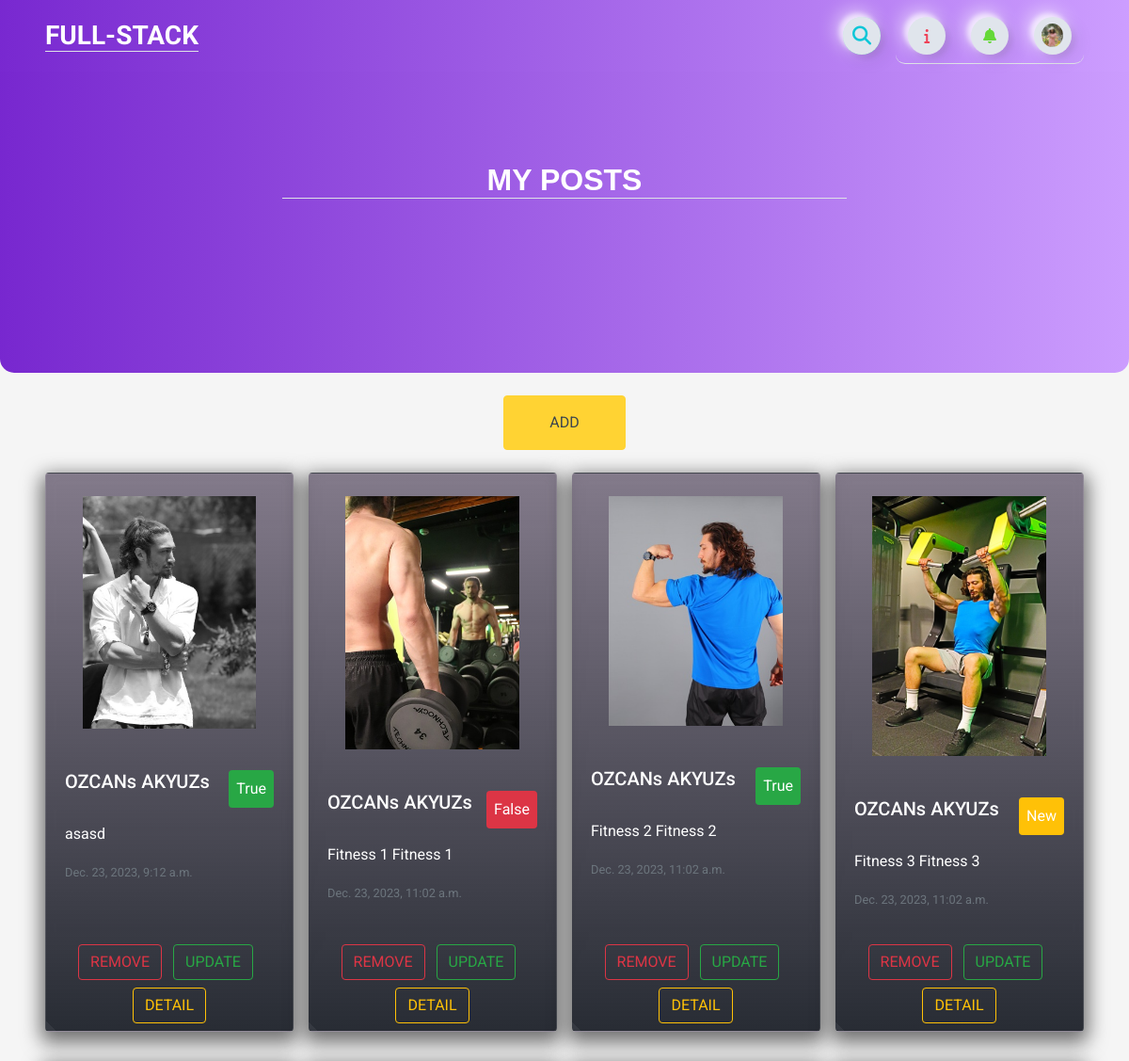
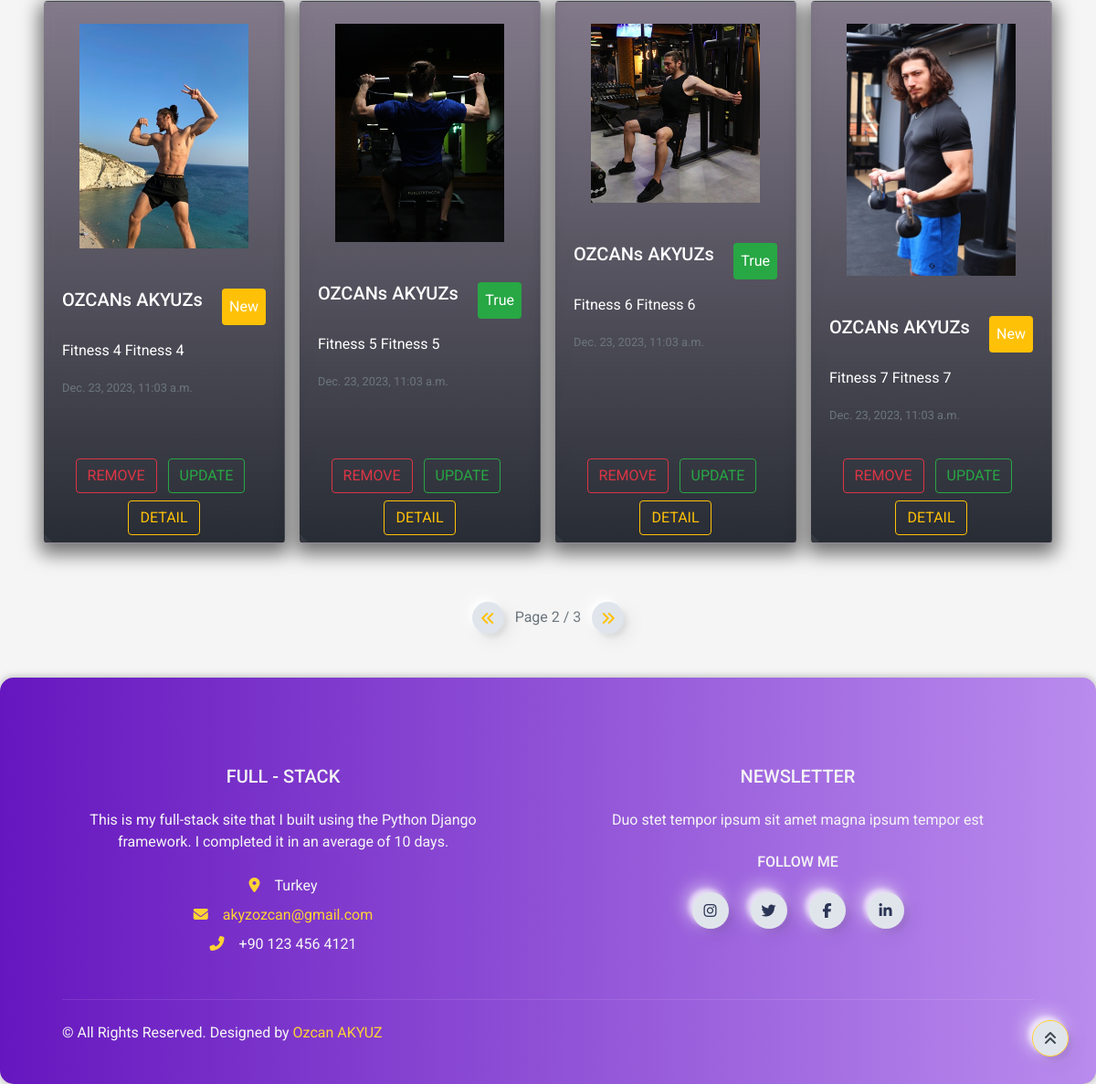
Page /user/post?page=2 (signed in) on the committed database (2 pictures, top to bottom).
### home/models.py (models this page shows, shortened)
class UserProfile(models.Model):
    user = models.OneToOneField(User, on_delete=models.CASCADE)
    phone = models.CharField(blank=True, max_length=20)
    address = models.CharField(blank=True, max_length=150)
    city = models.CharField(blank=True, max_length=20)
    country = models.CharField(blank=True, max_length=50)
    image = models.ImageField(blank=True, upload_to='images/users/')
    def image_tag(self):
        return mark_safe('<img src="{}" height="50"/>'.format(self.image.url))
    image_tag.short_description = 'Image'

class Post(models.Model):
    STATUS = (('New', 'New'),('True', 'True'),('False', 'False'))
    id = models.AutoField(primary_key=True)
    title = models.CharField(max_length=200)
    user = models.ForeignKey(User, on_delete=models.CASCADE)
    content = models.TextField()
    create_at = models.DateTimeField(auto_now_add=True)
    status = models.CharField(max_length=5, choices=STATUS, default='New')
    image = models.ImageField(upload_to='images/')
    def image_tag(self):
        if self.image:
            return mark_safe('<img src="%s" width="50" height="50" />' % self.image.url)
        return None
    image_tag.short_description = 'Image Preview'

### user/views.py (the view)
# urls.py: path('post', views.user_post, name='user_post'),
@login_required(login_url='/login')
def user_post(request):
    current_user = request.user
    posts = Post.objects.filter(user_id = current_user.id)
    profile = UserProfile.objects.get(user_id=current_user.pk)
    paginator = Paginator(posts, 8)
    page_number = request.GET.get('page')
    try:
        page_obj = paginator.get_page(page_number)
    except PageNotAnInteger:
        page_obj = paginator.page(1)
    except EmptyPage:
        page_obj = paginator.page(paginator.num_pages)
    profile = UserProfile.objects.get(user_id = current_user.pk)
    context = {'posts': posts,
               'page_obj': page_obj,
               'profile': profile,
               'page': 'USER POSTS',}
    return render(request, 'user_posts.html', context)

### user/templates/user_posts.html (shortened to what this page needs)
{% extends 'base.html' %}
{% load static %}
{% block body %}
<header class="mb-4">
    <div class="header m-auto">
        <div class="container" style="position: relative;">
            <h2 class="text-light px-2 m-auto border-bottom" id="navbar-text">MY POSTS</h2>
        </div>
    </div>
</header>
<div class="text-center my-4">
  <a class="btn btn-primary rounded px-5 py-3 rounded text-light align-items-center hidden-arrow" href="/post_detail/{{post.id}}" value="{{post.id}}" id="navbarDropdownMenuAvatar" type="button" data-toggle="modal" data-target="#containerdetail">ADD</a>
</div>
<div class="card-group mx-5" style="gap: 1rem; position: static !important;">
    {% for post in page_obj %}
      <div class="card align-items-center rounded mb-3">
        {% if post.image %}
        <img src="{{ post.image.url }}" class="card-img-top py-4 w-75" alt="...">
        {% else %}
        <img src="{% static 'img/cat-6.jpg' %}" class="card-img-top py-4 w-75" alt="...">
        {% endif %}
        <div class="card-body w-100">
          <div class="d-flex flex-row-reverse justify-content-between">
            <p class="card-text p-2 rounded
                {% if post.status == 'True' %}
                bg-success
                {% elif post.status == 'False' %}
                bg-danger
                {% else %}
                bg-warning
                {% endif %}">
                {{ post.status }}
            </p>
            <h5 class="card-title">{{ post.user.get_full_name }}</h5>
        </div>
          <p class="card-text">{{ post.content }}</p>
          <p class="card-text"><small class="text-muted">{{ post.create_at }}</small></p>
        </div>
        <div class="text-center w-100 p-2">
          <a href="deletepost/{{ post.id }}" onclick="return confirm('Will be Delete ! Are you sure?')"><button class="btn mt-2 btn-outline-danger rounded">REMOVE</button></a>
          <a class="btn mt-2 btn-outline-success rounded align-items-center hidden-arrow mx-2" href="update/{{post.id}}">UPDATE</a>
          <a class="btn mt-2 btn-outline-warning rounded align-items-center hidden-arrow" href="/post_detail/{{post.id}}">DETAIL</a>
        </div>
      </div>
    {% endfor %}
</div>
<div class="pagination justify-content-center mt-5">
  <span class="step-links">
      {% if page_obj.has_previous %}
          <a class="btn btnnavbar text-warning" style="display: inline-flex; width: 35px !important; height: 35px !important;" href="?page={{ page_obj.previous_page_number }}"><i class="fa fa-angle-double-left"></i>
          </a>
      {% endif %}
      <span class="current mx-2">
          Page {{ page_obj.number }} / {{ page_obj.paginator.num_pages }}
      </span>
      {% if page_obj.has_next %}
          <a class="btn btnnavbar text-warning" style="display: inline-flex; width: 35px !important; height: 35px !important;" href="?page={{ page_obj.next_page_number }}"><i class="fa fa-angle-double-right"></i>
          </a>
      {% endif %}
  </span>
</div>
{% endblock %}

### home/templates/navbar.html (shortened to what this page needs)
{% load static %}
{% load active_link_tags %}
{% block body %}
<nav class="navbar navbar-expand bg-light gradient-custom px-5">
    <div class="container-fluid" id="full-stack">
        <div class="collapse navbar-collapse" id="navbarSupportedContent">
            <a class="navbar-brand mt-2 mt-lg-0" href="/" style="margin-right: 0">
                <h3 class="pt-1 mb-1 text-light border-bottom">FULL-STACK</h3>
            </a>
        </div>
    <form action="{% url 'search' %}" method="POST">
        <div class="search-box">
            <button class="btn btnnavbar btn-search" type="button"><i class="fas fa-search"></i></button>
        </div>
    </form>
    <div class="d-flex align-items-center frame-right border-bottom">
        {% with request.resolver_match.url_name as url_name %}
                <a class="text-reset me-3 btn btnnavbar" id="information" href="#" type="button"
                {% if url_name == 'index' %}
                    onclick="homeInfo()"
                {% elif url_name == 'post_detail' %}
                    onclick="detailInfo()"
                {% elif url_name == 'search' %}
                    onclick="searchInfo()"
                {% else %}
                {% endif %}>
                    <i class="fa-solid fa-info" style="color:#ee4056;"></i>
                </a>
        {% endwith %}
            <div class="dropdownnotif">
                <a class="text-reset me-3 dropbtnnotif hidden-arrow btn btnnavbar" href="#" onclick="myFunctionNotif()" id="navbarDropdownMenuLink" role="button" data-mdb-toggle="dropdown" aria-expanded="false">
                    <i class="fas fa-bell" style="color:#65d838;"></i>
                </a>
            </div>
            {%  if user.id is not None %}
            <div class="dropdown" id="login-signup">
                <a class="dropbtn d-flex align-items-center hidden-arrow btnnavbar" href="#" onclick="myFunction()" id="navbarDropdownMenuAvatar" role="button" data-mdb-toggle="dropdown" aria-expanded="false">
                    {% if profile.image %}
                    <img src="{{ profile.image.url }}" class="rounded-circle" height="25" alt="Black and White Portrait of a Man" loading="lazy" />
                    {% else %}
                    <img src="" class="rounded-circle" height="25" alt="Black and White Portrait of a Man" loading="lazy" alt="NO PHOTO!" />
                    {% endif %}
                </a>
            </div>
            {% else %}
            <div class="dropdown" id="login-signup">
                <a class="dropbtn d-flex align-items-center hidden-arrow btnnavbar" href="#" id="navbarDropdownMenuAvatar" type="button" data-toggle="modal" data-target="#containerlog">
                    <i class="fa-regular fa-user text-dark"></i>
                </a>
            </div>
            {% endif %}
        </div>
    </div>
</nav>
{% endblock %}

### home/static/css/main.css (style rules this page uses)
.gradient-custom { background: rgb(106, 17, 203); background: -webkit-linear-gradient(to right, rgba(106, 17, 203, 0.9), rgba(199, 147, 255, 0.9)); background: linear-gradient(to right, rgba(106, 17, 203, 0.9), rgba(199, 147, 255, 0.9)); }
.header { background: rgb(106, 17, 203); background: -webkit-linear-gradient(to right, rgba(106, 17, 203, 0.9), rgba(199, 147, 255, 0.9));; background: linear-gradient(to right, rgba(106, 17, 203, 0.9), rgba(199, 147, 255, 0.9));; height: 40vh; border-radius: 0 0 15px 15px; }
.frame-right { display: flex; flex-direction: row; justify-content: space-around; align-items: center; height: 60px; width: 200px; position: relative; transition: box-shadow 0.6s cubic-bezier(0.79,0.21,0.06,0.81); border-radius: 10px; }
.btnnavbar { height: 40px; width: 40px; border-radius: 150px; background: #e0e5ec; display: flex; flex-direction: column; justify-content: center; align-items: center; -webkit-tap-highlight-color:rgba(0,0,0,0); -webkit-tap-highlight-color:transparent; box-shadow: -7px -7px 20px #fff9, -4px -4px 5px 0px #fff9, 7px 7px 20px 0px #0001, 4px 4px 5px 0px #0001, inset 0px 0px 0px 0px #fff9, inset 0px 0px 0px 0px #0001, inset 0px 0px 0px 0px #fff9, inset 0px 0px 0px 0px #0001 ; transition: box-shadow 0.5s cubic-bezier(0.79,0.21,0.06,0.81); font-size: 16px; color: rgba(42,52,84,1); }
.dropbtn { color: white; padding: 16px; font-size: 16px; border: none; cursor: pointer; }
.dropdown { position: relative; display: inline-block; }
.dropdownnotif { position: relative; display: inline-block; }
.search-box { width: fit-content; height: fit-content; position: relative; margin-right: 1rem; }
.btn-search { width: 40px; height: 40px; border-style: none; font-size: 20px; font-weight: bold; outline: none; cursor: pointer; position: absolute; right: 0px; color:#0bc6d7 ; pointer-events: painted; border-radius: 150px; -webkit-tap-highlight-color:rgba(0,0,0,0); -webkit-tap-highlight-color:transparent; box-shadow: -7px -7px 20px #fff9, -4px -4px 5px 0px #fff9, 7px 7px 20px 0px #0001, 4px 4px 5px 0px #0001, inset 0px 0px 0px 0px #fff9, inset 0px 0px 0px 0px #0001, inset 0px 0px 0px 0px #fff9, inset 0px 0px 0px 0px #0001 ; transition: box-shadow 0.5s cubic-bezier(0.79,0.21,0.06,0.81); text-decoration: none; }
div > img { max-width: 12rem; }
.card-group img { border-radius: .5rem; max-width: 70%; }
.card-group .card-body .card-title { color: #fff; }
.card-group { position: relative; bottom: 6rem; display: grid; grid-template-columns: repeat(4,1fr); color: #fff; }
#navbar-text { align-items: center; text-align: center; font-family: 'Quicksand', sans-serif; top: 6rem; position: relative; margin: auto; max-width: 54%; }

### rows in the picture
UserProfile: image (picture)
Post: image (picture), status "True", user.get_full_name "OZCANs AKYUZs", content "asasd", create_at "Dec. 23, 2023, 9:12 a.m."
Post: image (picture), status "False", user.get_full_name "OZCANs AKYUZs", content "Fitness 1 Fitness 1", create_at "Dec. 23, 2023, 11:02 a.m."
Post: image (picture), status "True", user.get_full_name "OZCANs AKYUZs", content "Fitness 2 Fitness 2", create_at "Dec. 23, 2023, 11:02 a.m."
Post: image (picture), status "New", user.get_full_name "OZCANs AKYUZs", content "Fitness 3 Fitness 3", create_at "Dec. 23, 2023, 11:02 a.m."
Post: image (picture), status "New", user.get_full_name "OZCANs AKYUZs", content "Fitness 4 Fitness 4", create_at "Dec. 23, 2023, 11:03 a.m."
Post: image (picture), status "True", user.get_full_name "OZCANs AKYUZs", content "Fitness 5 Fitness 5", create_at "Dec. 23, 2023, 11:03 a.m."
Post: image (picture), status "True", user.get_full_name "OZCANs AKYUZs", content "Fitness 6 Fitness 6", create_at "Dec. 23, 2023, 11:03 a.m."
Post: image (picture), status "New", user.get_full_name "OZCANs AKYUZs", content "Fitness 7 Fitness 7", create_at "Dec. 23, 2023, 11:03 a.m."

### other values in the picture
{{ page_obj.number }} "2"
{{ page_obj.paginator.num_pages }} "3"
